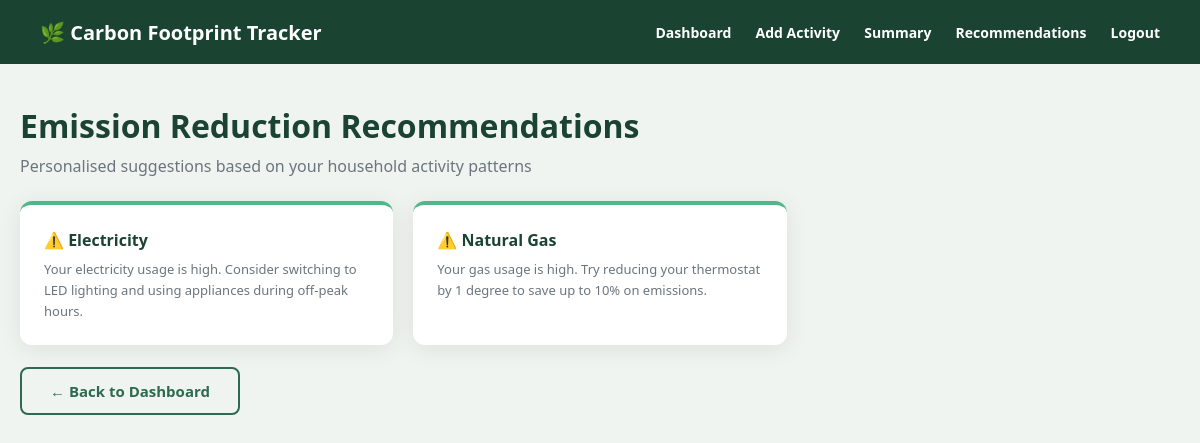
Page /recommendations (signed in) on the committed database.
### tables this page shows
CREATE TABLE Recommendation (
            RecommendationID INTEGER PRIMARY KEY AUTOINCREMENT,
            CategoryID INTEGER NOT NULL,
            Message TEXT NOT NULL,
            Threshold REAL NOT NULL,
            FOREIGN KEY (CategoryID) REFERENCES Category(CategoryID)
        );

CREATE TABLE Category (
            CategoryID INTEGER PRIMARY KEY AUTOINCREMENT,
            CategoryName TEXT NOT NULL,
            EmissionFactor REAL NOT NULL
        );

### app.py (the view)
@app.route('/recommendations')
def recommendations():
    if 'user_id' not in session:
        return redirect(url_for('login'))
    conn = get_db()
    activities = conn.execute('''
        SELECT c.CategoryName, SUM(a.Amount * c.EmissionFactor) as TotalEmissions
        FROM Activity a
        JOIN Category c ON a.CategoryID = c.CategoryID
        WHERE a.UserID = ?
        GROUP BY c.CategoryName
    ''', (session['user_id'],)).fetchall()
    recos = []
    for a in activities:
        reco = conn.execute('''
            SELECT r.Message, c.CategoryName
            FROM Recommendation r
            JOIN Category c ON r.CategoryID = c.CategoryID
            WHERE c.CategoryName = ? AND ? > r.Threshold
        ''', (a['CategoryName'], a['TotalEmissions'])).fetchone()
        if reco:
            recos.append(reco)
    conn.close()
    return render_template('recommendations.html', recommendations=recos)

### app.py (called while the page is built)
def get_db():
    conn = sqlite3.connect(DB_PATH)
    conn.row_factory = sqlite3.Row
    return conn

### templates/recommendations.html (shortened to what this page needs)
<!DOCTYPE html>
<html lang="en">
<head>
    <link rel="stylesheet" href="{{ url_for('static', filename='style.css') }}">
</head>
<body>
<nav>
    <div class="nav-logo">🌿 Carbon Footprint Tracker</div>
    <div class="nav-links">
        <a href="/dashboard">Dashboard</a>
        <a href="/add_activity">Add Activity</a>
        <a href="/summary">Summary</a>
        <a href="/recommendations">Recommendations</a>
        <a href="/logout">Logout</a>
    </div>
</nav>
<div class="container">
    <h1 style="color:#1b4332;margin-bottom:8px;">Emission Reduction Recommendations</h1>
    <p style="color:#6c757d;margin-bottom:24px;">
        Personalised suggestions based on your household activity patterns
    </p>
    {% if recommendations %}
    <div class="reco-grid">
        {% for reco in recommendations %}
        <div class="reco-card">
            <h3>⚠️ {{ reco['CategoryName'] }}</h3>
            <p>{{ reco['Message'] }}</p>
        </div>
        {% endfor %}
    </div>
    {% endif %}
    <br>
    <a href="/dashboard" class="btn btn-outline">← Back to Dashboard</a>
</div>
</body>
</html>

### static/style.css (style rules this page uses)
* { box-sizing: border-box; margin: 0; padding: 0; }
body { font-family: 'Segoe UI', sans-serif; background: #f0f4f0; color: #212529; }
nav { background: #1b4332; color: white; padding: 0 40px; height: 64px; display: flex; align-items: center; justify-content: space-between; }
.nav-logo { font-size: 20px; font-weight: 800; }
.nav-links a { color: white; text-decoration: none; margin-left: 20px; font-weight: 600; font-size: 14px; }
.container { max-width: 1200px; margin: 40px auto; padding: 0 20px; }
.btn { padding: 12px 28px; border-radius: 8px; font-size: 15px; font-weight: 700; cursor: pointer; border: none; font-family: 'Segoe UI', sans-serif; text-decoration: none; display: inline-block; }
.btn-outline { background: transparent; border: 2px solid #2d6a4f; color: #2d6a4f; }
.reco-grid { display: grid; grid-template-columns: repeat(3, 1fr); gap: 20px; }
.reco-card { background: white; border-radius: 12px; padding: 24px; box-shadow: 0 4px 24px rgba(0,0,0,0.08); border-top: 4px solid #52b788; }
.reco-card h3 { font-size: 16px; font-weight: 800; color: #1b4332; margin-bottom: 8px; }
.reco-card p { font-size: 13px; color: #6c757d; line-height: 1.6; }

### rows in the picture
Recommendation: CategoryName "Electricity", Message "Your electricity usage is high. Consider switching to LED lighting and using appliances during off-peak hours."
Recommendation: CategoryName "Natural Gas", Message "Your gas usage is high. Try reducing your thermostat by 1 degree to save up to 10% on emissions."
